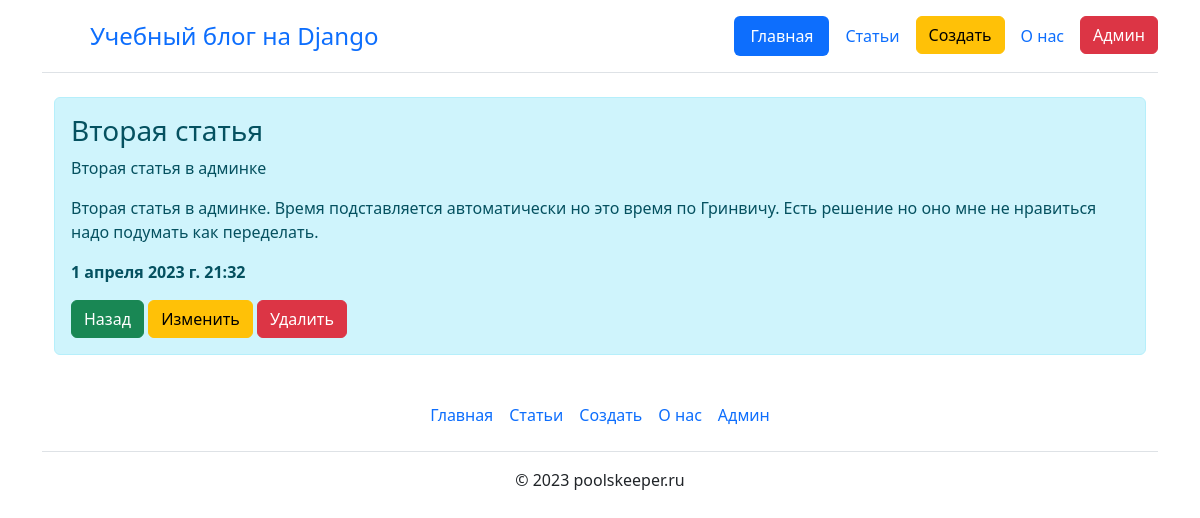
The app's page /detail/2 with its own data.
### main/models.py (models this page shows, shortened)
class Article(models.Model):
    id = models.AutoField('id', primary_key=True)
    title = models.CharField('Заголовок', max_length=100, null=False)
    intro = models.CharField('Анонс', max_length=300, null=False)
    text = models.TextField('Статья', null=False)
    date = models.DateTimeField('Время', default=timezone.now())
    class Meta:
        verbose_name = 'Статья'
        verbose_name_plural = 'Статьи'

### main/views.py (the view)
# urls.py: path('detail/<int:id>', views.detail, name='detail'),
def detail(request, id):
    article = Article.objects.get(pk=id)
    return render(request, 'main/detail.html', {
        'title': article.title,
        'article': article,
    })

### main/templates/main/detail.html (shortened to what this page needs)
{% extends 'main/base.html' %}
{% block body %}
            <div class="alert alert-info mt-2" >
                <h3>{{ article.title }}</h3>
                <p>{{ article.intro }}</p>
                <p>{{ article.text|linebreaks }}</p>
                <p><b>{{ article.date }} </b></p>
                <a href="{% url 'articles' %}" class="btn btn-success">Назад</a>
                <a href="{% url 'update' article.id %}" class="btn btn-warning">Изменить</a>
                <a href="{% url 'delete' article.id %}" class="btn btn-danger">Удалить</a>
            </div>
{% endblock %}

### records on screen
Article: title "Вторая статья", intro "Вторая статья в админке", text "Вторая статья в админке. Время подставляется автоматически но это время по Гринвичу. Есть решение но оно мне не нравиться надо подумать как переделать.", date "1 апреля 2023 г. 21:32"
